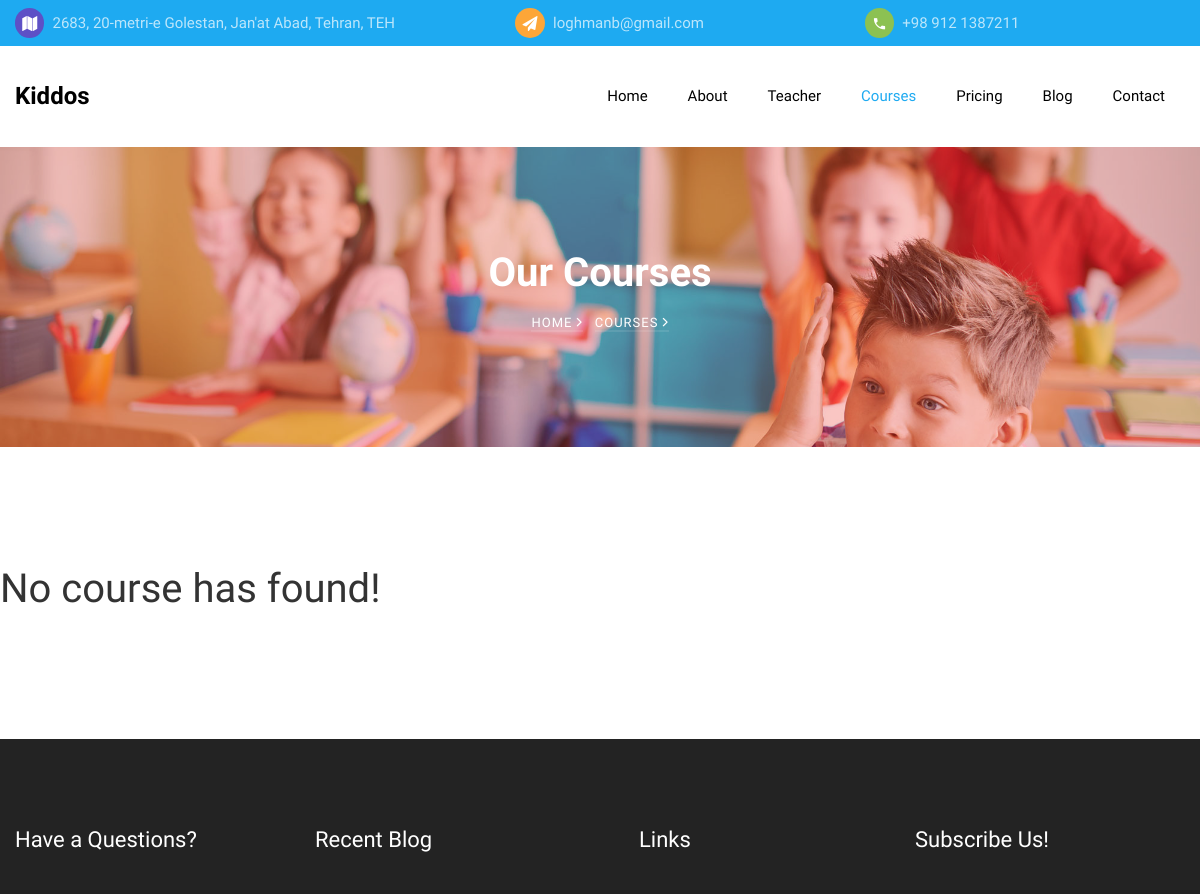
The app's page /courses (upper part), older data.
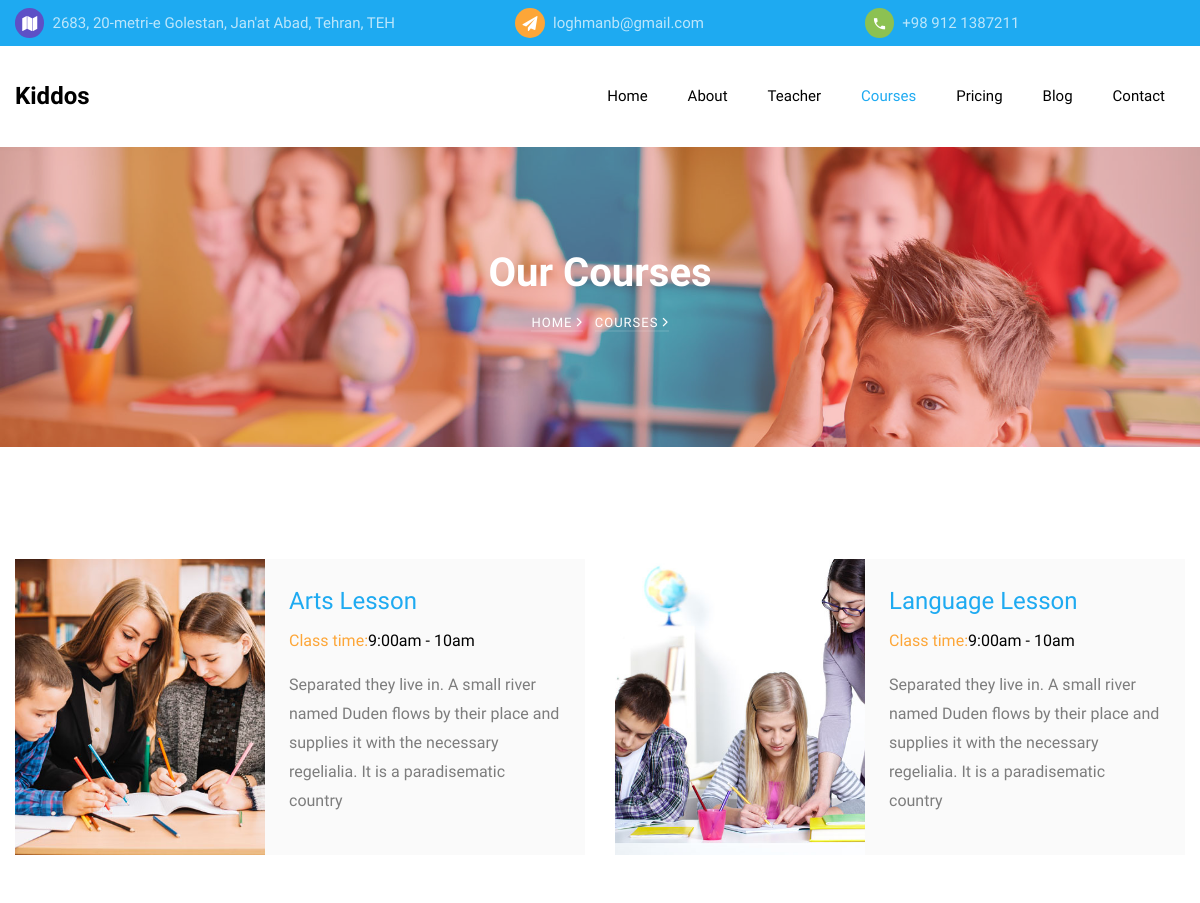
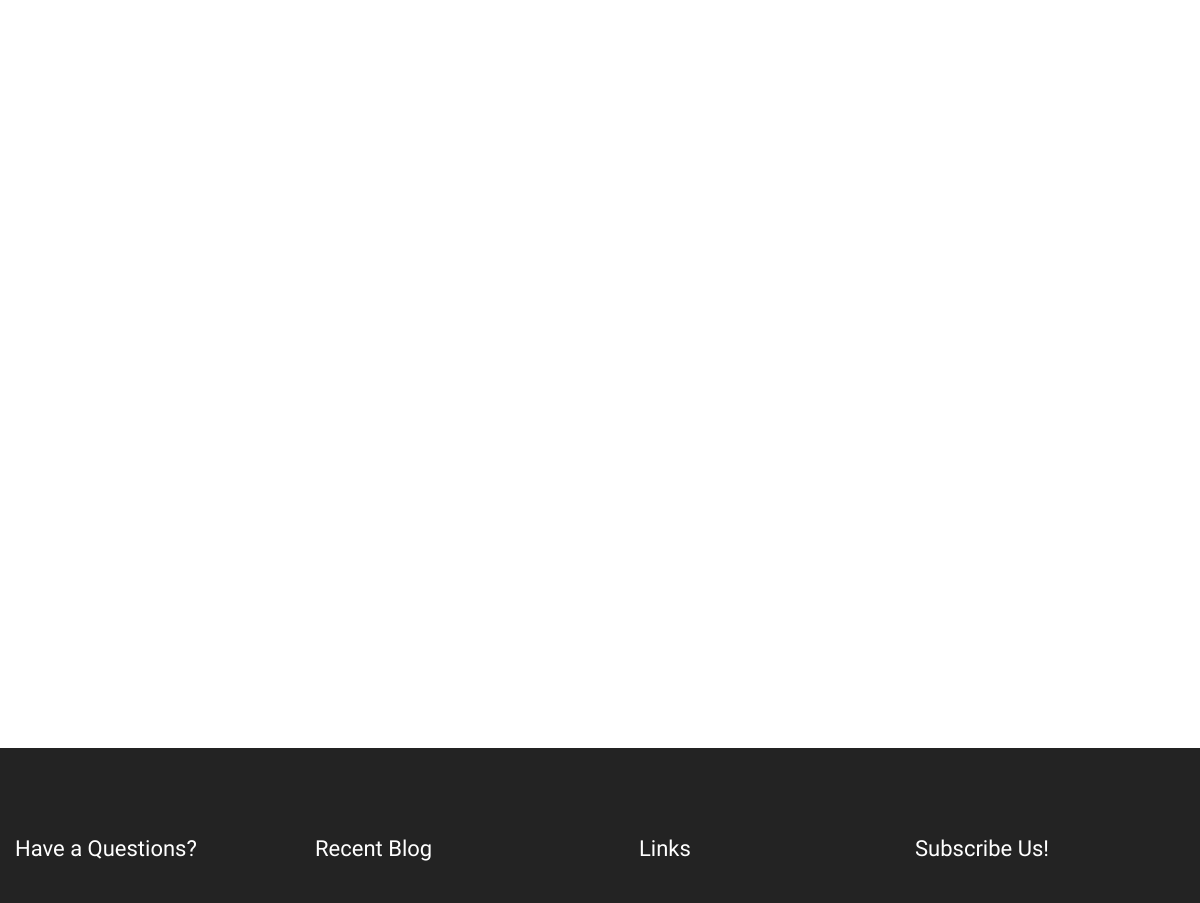
The same page, newer data (2 pictures, top to bottom).
### pages/models.py (models this page shows, shortened)
class Setting(models.Model):
    class Meta:
        db_table = 'kiddos_settings'
    name = models.CharField('Name', primary_key=True,
                            max_length=32, blank=False, null=False)
    value = models.CharField('Value', max_length=512, blank=True, null=True)

class Course(models.Model):
    class Meta:
        db_table = 'kiddos_courses'
    name = models.CharField('Name', max_length=50, blank=False, null=False)
    class_time = models.CharField('Class Time', max_length=20, blank=False,
                                  null=False)
    short_desc = models.CharField('Short Description', max_length=256)
    active = models.BooleanField('Is Active?!', default=True)
    image = models.ImageField('Image', upload_to='images/%Y/%m/%d/')

### pages/views.py (the view)
# urls.py: path('courses', views.courses, name='courses'),
def courses(request):
    courses = models.Course.objects.all()
    return render(request, 'pages/courses.html', {'courses': courses})

### pages/services.py (called while the page is built)
def get_website_settings():
    data = {
        SETTINGS_PHONE_NO: '+ 123 456 789',
        SETTINGS_EMAIL: 'youremail@email.com',
        SETTINGS_ADDRESS: '1234 Fake Street st., My City, My State',
        SETTINGS_TWITTER: 'my_twitter_account',
        SETTINGS_INSTAGRAM: 'my_instagram_account',
        SETTINGS_FACEBOOK: 'my_facebook_account',
    }
    data.update({setting.name: setting.value
                 for setting in models.Setting.objects.all()})
    return data

### pages/views.py (called while the page is built)
def render(request, template, data=None):
    if data is None:
        data = {}
    data.update(services.get_website_settings())
    return _render(request, template, data)

### templates/pages/courses.html
{% extends 'base.html' %}
{% load static %}
{% block content %}
<section class="hero-wrap hero-wrap-2" style="background-image: url('{% static 'images/bg_2.jpg' %}');">
    <div class="overlay"></div>
    <div class="container">
        <div class="row no-gutters slider-text align-items-center justify-content-center">
            <div class="col-md-9 ftco-animate text-center">
                <h1 class="mb-2 bread">Our Courses</h1>
                <p class="breadcrumbs"><span class="mr-2"><a href="{% url 'index' %}">Home <i
                                class="ion-ios-arrow-forward"></i></a></span> <span>Courses <i
                            class="ion-ios-arrow-forward"></i></span></p>
            </div>
        </div>
    </div>
</section>
<section class="ftco-section">
    <div class="container">
        <div class="row">
            {% if courses %}
            {% for course in courses %}
            <div class="col-md-6 course d-lg-flex ftco-animate">
                <div class="img" style="background-image: url('{{ course.image.url }}');"></div>
                <div class="text bg-light p-4">
                    <h3><a href="#">{{course.name}}</a></h3>
                    <p class="subheading"><span>Class time:</span>{{ course.class_time }}</p>
                    <p>{{ course.short_desc }}</p>
                </div>
            </div>
            {% endfor %}
            {% else %}
            <h1>No course has found!</h1>
            {% endif %}
        </div>
    </div>
</section>
{% endblock %}

### templates/base.html (shortened to what this page needs)
{% load static %}
<!DOCTYPE html>
<html lang="en">
<head>
    <link rel="stylesheet" href="{% static 'css/open-iconic-bootstrap.min.css' %}">
    <link rel="stylesheet" href="{% static 'css/animate.css' %}">
    <link rel="stylesheet" href="{% static 'css/owl.carousel.min.css' %}">
    <link rel="stylesheet" href="{% static 'css/owl.theme.default.min.css' %}">
    <link rel="stylesheet" href="{% static 'css/magnific-popup.css' %}">
    <link rel="stylesheet" href="{% static 'css/aos.css' %}">
    <link rel="stylesheet" href="{% static 'css/ionicons.min.css' %}">
    <link rel="stylesheet" href="{% static 'css/flaticon.css' %}">
    <link rel="stylesheet" href="{% static 'css/icomoon.css' %}">
    <link rel="stylesheet" href="{%  static 'css/style.css' %}">
</head>
<body>
    {% include 'partials/_topbar.html' %}
    {% include 'partials/_navbar.html' %}
    {% block content %}
    {% endblock %}
    {% include 'partials/_footer.html'%}
</body>
</html>

### templates/partials/_topbar.html
<div class="py-2 bg-primary">
    <div class="container">
        <div class="row no-gutters d-flex align-items-start align-items-center px-3 px-md-0">
            <div class="col-lg-12 d-block">
                <div class="row d-flex">
                    <div class="col-md-5 pr-4 d-flex topper align-items-center">
                        <div class="icon bg-fifth mr-2 d-flex justify-content-center align-items-center"><span
                                class="icon-map"></span></div>
                        <span class="text">{{ settings_address }}</span>
                    </div>
                    <div class="col-md pr-4 d-flex topper align-items-center">
                        <div class="icon bg-secondary mr-2 d-flex justify-content-center align-items-center"><span
                                class="icon-paper-plane"></span></div>
                        <a href="mailto:{{ settings_email }}"><span class="text">{{ settings_email }}</span></a>
                    </div>
                    <div class="col-md pr-4 d-flex topper align-items-center">
                        <div class="icon bg-tertiary mr-2 d-flex justify-content-center align-items-center"><span
                                class="icon-phone2"></span></div>
                        <span class="text">{{ settings_phone_no }}</span>
                    </div>
                </div>
            </div>
        </div>
    </div>
</div>

### templates/partials/_navbar.html (shortened to what this page needs)
<nav class="navbar navbar-expand-lg navbar-dark bg-dark ftco_navbar ftco-navbar-light" id="ftco-navbar">
    <div class="container d-flex align-items-center">
        <a class="navbar-brand" href="{% url 'index' %}">Kiddos</a>
        <div class="collapse navbar-collapse" id="ftco-nav">
            <ul class="navbar-nav ml-auto">
                <li {% if '/' == request.path %}
                        class="nav-item active"
                    {% else %}
                        class="nav-item"
                    {% endif %}><a href="{% url 'index' %}" class="nav-link pl-0">Home</a></li>
                <li {% if '/about' == request.path %}
                        class="nav-item active"
                    {% else %}
                        class="nav-item"
                    {% endif %}><a href="{% url 'about' %}" class="nav-link">About</a></li>
                <li {% if '/teacher' == request.path %}
                        class="nav-item active"
                    {% else %}
                        class="nav-item"
                    {% endif %}><a href="{% url 'teacher' %}" class="nav-link">Teacher</a></li>
                <li {% if '/courses' == request.path %}
                        class="nav-item active"
                    {% else %}
                        class="nav-item"
                    {% endif %}><a href="{% url 'courses' %}" class="nav-link">Courses</a></li>
                <li {% if '/pricing' == request.path %}
                        class="nav-item active"
                    {% else %}
                        class="nav-item"
                    {% endif %}><a href="{% url 'pricing' %}" class="nav-link">Pricing</a></li>
                <li {% if '/blog' == request.path %}
                        class="nav-item active"
                    {% else %}
                        class="nav-item"
                    {% endif %}><a href="{% url 'blog' %}" class="nav-link">Blog</a></li>
                <li {% if '/contact' == request.path %}
                        class="nav-item active"
                    {% else %}
                        class="nav-item"
                    {% endif %}><a href="{% url 'contact' %}" class="nav-link">Contact</a></li>
            </ul>
        </div>
    </div>
</nav>

### templates/partials/_footer.html (shortened to what this page needs)
<footer class="ftco-footer ftco-bg-dark ftco-section">
    <div class="container">
        <div class="row mb-5">
            <div class="col-md-6 col-lg-3">
                <div class="ftco-footer-widget mb-5">
                    <h2 class="ftco-heading-2">Have a Questions?</h2>
                </div>
            </div>
            <div class="col-md-6 col-lg-3">
                <div class="ftco-footer-widget mb-5">
                    <h2 class="ftco-heading-2">Recent Blog</h2>
                </div>
            </div>
            <div class="col-md-6 col-lg-3">
                <div class="ftco-footer-widget mb-5 ml-md-4">
                    <h2 class="ftco-heading-2">Links</h2>
                </div>
            </div>
            <div class="col-md-6 col-lg-3">
                <div class="ftco-footer-widget mb-5">
                    <h2 class="ftco-heading-2">Subscribe Us!</h2>
                </div>
            </div>
        </div>
    </div>
</footer>

### kiddos/static/css/icomoon.css (style rules this page uses)
[class^="icon-"], [class*=" icon-"] { font-family: 'icomoon' !important; speak: none; font-style: normal; font-weight: normal; font-variant: normal; text-transform: none; line-height: 1; -webkit-font-smoothing: antialiased; -moz-osx-font-smoothing: grayscale; }
.icon-paper-plane:before { content: "\f1d8"; }
.icon-map:before { content: "\f279"; }
.icon-phone2:before { content: "\e0cd"; }

Row changes from the older to the newer data that the page shows:
added Course: image (picture), name "Arts Lesson", class_time "9:00am - 10am", short_desc "Separated they live in. A small river named Duden flows by their place and supplies it with the necessary regelialia. It is a paradisematic country"
added Course: image (picture), name "Language Lesson", class_time "9:00am - 10am", short_desc "Separated they live in. A small river named Duden flows by their place and supplies it with the necessary regelialia. It is a paradisematic country"
Text that changed along with them:
text no longer shown: "No course has found!"
